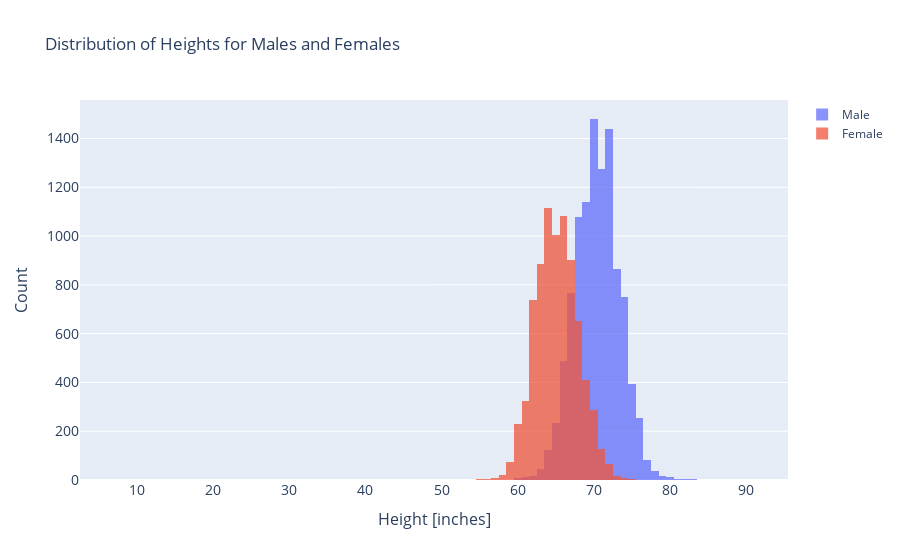

Here is the notebook cell this chart was saved with:
### Markdown cell above
<span style="color:royalblue">Distribution of essay lengths are extremely skewed. Perhaps for next time, I can try to not include the extremely long essays (or apply log to this feature).</span>

### Code cell
# Histogram for heights
fig = go.Figure()

fig.add_trace(go.Histogram(x=male_df['height'], name='Male'))
fig.add_trace(go.Histogram(x=female_df['height'], name='Female'))

fig.update_layout(barmode='overlay',
                  title='Distribution of Heights for Males and Females',
                  #xaxis_tickfont_size=14,
                  yaxis=dict(title='Count',
                             titlefont_size=16,
                             tickfont_size=14),
                  xaxis=dict(title='Height [inches]',
                             titlefont_size=16,
                             tickfont_size=14))
# Reduce opacity to see both histograms
fig.update_traces(opacity=0.75)
fig.show()

### Figure 1 — Plotly figure (JSON) as saved in the notebook; plotly's stock layout.template omitted (floating-point values rounded to 4 significant figures; data arrays with more than 128 entries replaced by an {"elided": "..."} marker saying what was removed)
{"data": [{"name": "Male", "opacity": 0.75, "type": "histogram", "x": {"elided": "10552 int values"}}, {"name": "Female", "opacity": 0.75, "type": "histogram", "x": {"elided": "7968 int values"}}], "layout": {"autosize": true, "barmode": "overlay", "title": {"text": "Distribution of Heights for Males and Females"}, "xaxis": {"autorange": true, "range": [2.5, 95.5], "tickfont": {"size": 14}, "title": {"font": {"size": 16}, "text": "Height [inches]"}, "type": "linear"}, "yaxis": {"autorange": true, "range": [0, 1558.0], "tickfont": {"size": 14}, "title": {"font": {"size": 16}, "text": "Count"}}}}
